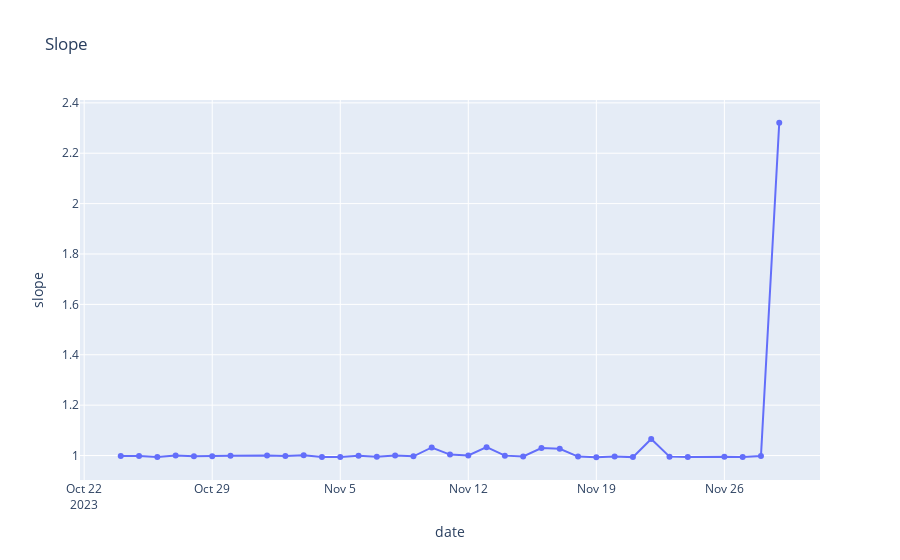
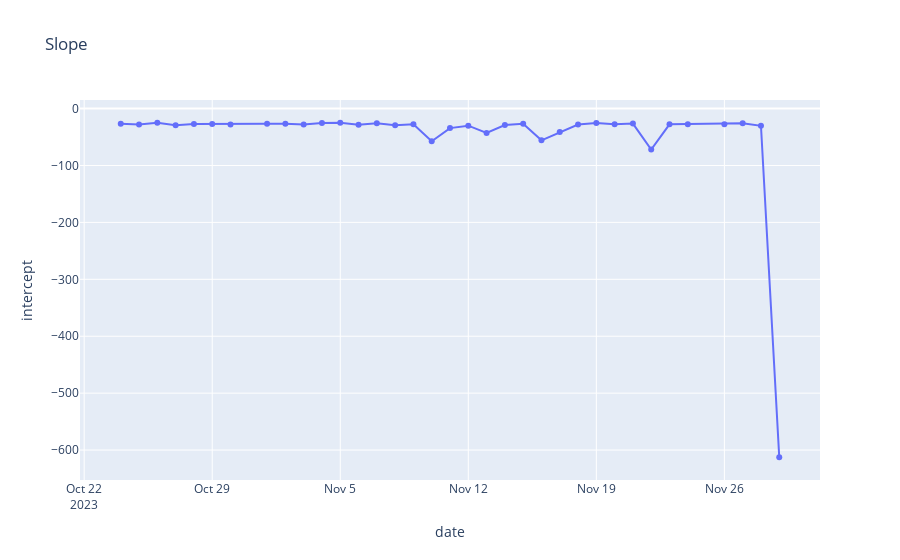

Notebook cell for these charts, in order:
### Code cell
fig = px.line(df_sys.collect(), x="date", y=f"slope", markers=True, title = "Slope")
fig.show()

fig = px.line(df_sys.collect(), x="date", y=f"intercept", markers=True, title = "Slope")
fig.show()

### Figure 1 — Plotly figure (JSON) as saved in the notebook; plotly's stock layout.template omitted (floating-point values rounded to 4 significant figures)
{"data": [{"hovertemplate": "date=%{x}<br>slope=%{y}<extra></extra>", "legendgroup": "", "line": {"color": "#636efa", "dash": "solid"}, "marker": {"symbol": "circle"}, "mode": "lines+markers", "name": "", "orientation": "v", "showlegend": false, "type": "scatter", "x": ["2023-10-24T00:00:00", "2023-10-25T00:00:00", "2023-10-26T00:00:00", "2023-10-27T00:00:00", "2023-10-28T00:00:00", "2023-10-29T00:00:00", "2023-10-30T00:00:00", "2023-11-01T00:00:00", "2023-11-02T00:00:00", "2023-11-03T00:00:00", "2023-11-04T00:00:00", "2023-11-05T00:00:00", "2023-11-06T00:00:00", "2023-11-07T00:00:00", "2023-11-08T00:00:00", "2023-11-09T00:00:00", "2023-11-10T00:00:00", "2023-11-11T00:00:00", "2023-11-12T00:00:00", "2023-11-13T00:00:00", "2023-11-14T00:00:00", "2023-11-15T00:00:00", "2023-11-16T00:00:00", "2023-11-17T00:00:00", "2023-11-18T00:00:00", "2023-11-19T00:00:00", "2023-11-20T00:00:00", "2023-11-21T00:00:00", "2023-11-22T00:00:00", "2023-11-23T00:00:00", "2023-11-24T00:00:00", "2023-11-26T00:00:00", "2023-11-27T00:00:00", "2023-11-28T00:00:00", "2023-11-29T00:00:00"], "xaxis": "x", "y": [0.9983, 0.9983, 0.9942, 1.001, 0.9973, 0.9968, 0.9988, 1.0, 0.9981, 1.001, 0.9942, 0.9946, 0.9992, 0.9955, 1.0, 0.997, 1.032, 1.004, 1.0, 1.033, 0.9996, 0.9964, 1.03, 1.027, 0.9959, 0.9932, 0.9966, 0.9937, 1.066, 0.9957, 0.9943, 0.9956, 0.994, 0.9981, 2.321], "yaxis": "y"}], "layout": {"legend": {"tracegroupgap": 0}, "title": {"text": "Slope"}, "xaxis": {"anchor": "y", "domain": [0, 1], "title": {"text": "date"}}, "yaxis": {"anchor": "x", "domain": [0, 1], "title": {"text": "slope"}}}}

### Figure 2 — Plotly figure (JSON) as saved in the notebook; plotly's stock layout.template omitted (floating-point values rounded to 4 significant figures)
{"data": [{"hovertemplate": "date=%{x}<br>intercept=%{y}<extra></extra>", "legendgroup": "", "line": {"color": "#636efa", "dash": "solid"}, "marker": {"symbol": "circle"}, "mode": "lines+markers", "name": "", "orientation": "v", "showlegend": false, "type": "scatter", "x": ["2023-10-24T00:00:00", "2023-10-25T00:00:00", "2023-10-26T00:00:00", "2023-10-27T00:00:00", "2023-10-28T00:00:00", "2023-10-29T00:00:00", "2023-10-30T00:00:00", "2023-11-01T00:00:00", "2023-11-02T00:00:00", "2023-11-03T00:00:00", "2023-11-04T00:00:00", "2023-11-05T00:00:00", "2023-11-06T00:00:00", "2023-11-07T00:00:00", "2023-11-08T00:00:00", "2023-11-09T00:00:00", "2023-11-10T00:00:00", "2023-11-11T00:00:00", "2023-11-12T00:00:00", "2023-11-13T00:00:00", "2023-11-14T00:00:00", "2023-11-15T00:00:00", "2023-11-16T00:00:00", "2023-11-17T00:00:00", "2023-11-18T00:00:00", "2023-11-19T00:00:00", "2023-11-20T00:00:00", "2023-11-21T00:00:00", "2023-11-22T00:00:00", "2023-11-23T00:00:00", "2023-11-24T00:00:00", "2023-11-26T00:00:00", "2023-11-27T00:00:00", "2023-11-28T00:00:00", "2023-11-29T00:00:00"], "xaxis": "x", "y": [-26.51, -28.12, -24.92, -29.29, -26.97, -27.05, -27.97, -26.89, -26.59, -27.86, -25.56, -24.98, -28.23, -25.84, -29.27, -27.6, -57.41, -34.33, -30.05, -42.74, -28.83, -26.69, -55.85, -41.23, -28.03, -25.41, -27.65, -26.43, -72.04, -27.69, -27.46, -27.4, -25.94, -30.28, -612.6], "yaxis": "y"}], "layout": {"legend": {"tracegroupgap": 0}, "title": {"text": "Slope"}, "xaxis": {"anchor": "y", "domain": [0, 1], "title": {"text": "date"}}, "yaxis": {"anchor": "x", "domain": [0, 1], "title": {"text": "intercept"}}}}
